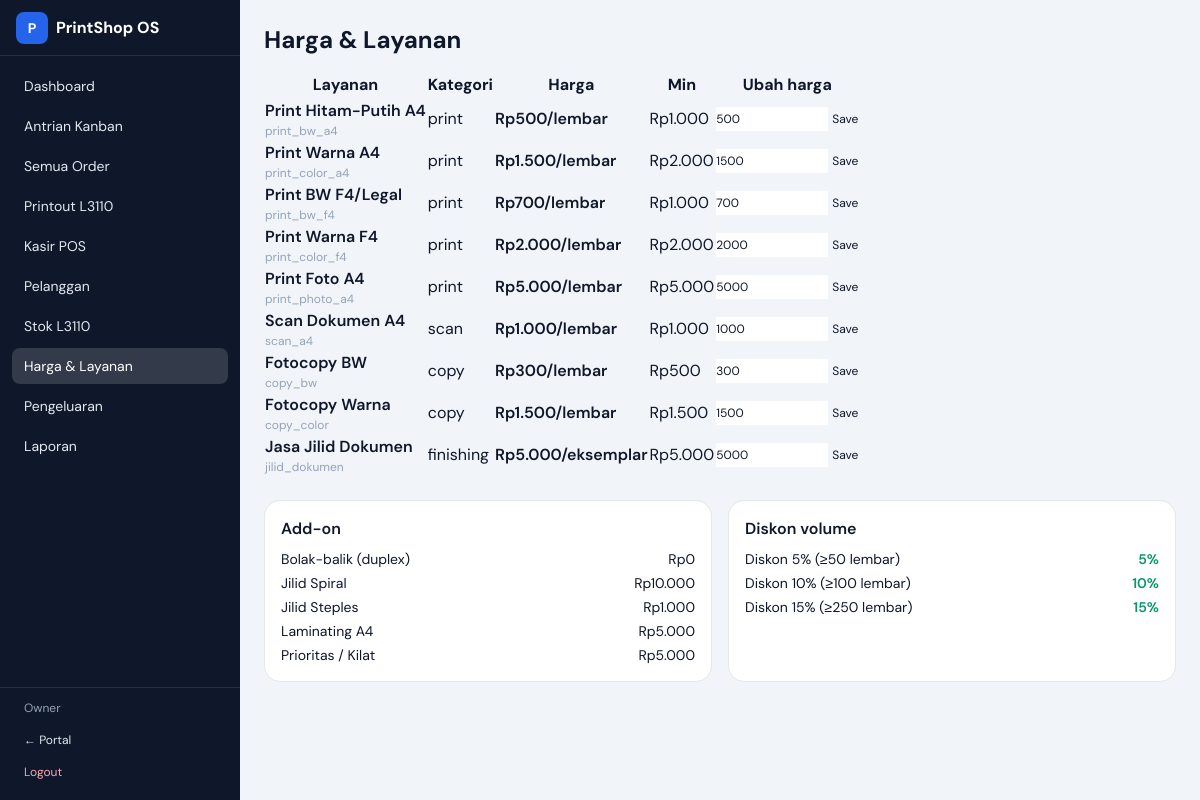
Page /admin/services (signed in) on the committed database.
### tables this page shows
CREATE TABLE users (
                    id INTEGER PRIMARY KEY AUTOINCREMENT,
                    username TEXT UNIQUE NOT NULL,
                    password_hash TEXT NOT NULL,
                    full_name TEXT,
                    role TEXT NOT NULL DEFAULT 'admin',
                    created_at TEXT NOT NULL
                );

CREATE TABLE services (
                    id INTEGER PRIMARY KEY AUTOINCREMENT,
                    key TEXT UNIQUE NOT NULL,
                    name TEXT NOT NULL,
                    category TEXT NOT NULL DEFAULT 'print',
                    unit TEXT NOT NULL DEFAULT 'lembar',
                    price INTEGER NOT NULL,
                    min_charge INTEGER NOT NULL DEFAULT 0,
                    cost_estimate INTEGER NOT NULL DEFAULT 0,
                    active INTEGER NOT NULL DEFAULT 1,
                    sort_order INTEGER NOT NULL DEFAULT 0,
                    description TEXT DEFAULT ''
                );

CREATE TABLE addons (
                    id INTEGER PRIMARY KEY AUTOINCREMENT,
                    key TEXT UNIQUE NOT NULL,
                    name TEXT NOT NULL,
                    price INTEGER NOT NULL,
                    active INTEGER NOT NULL DEFAULT 1
                );

CREATE TABLE discount_rules (
                    id INTEGER PRIMARY KEY AUTOINCREMENT,
                    name TEXT NOT NULL,
                    min_qty INTEGER NOT NULL,
                    percent INTEGER NOT NULL,
                    active INTEGER NOT NULL DEFAULT 1
                );

### app/routers/admin.py (the view)
@router.get("/services", response_class=HTMLResponse)
async def services_page(request: Request):
    user = current_user(request)
    if not user:
        return RedirectResponse("/admin/login", status_code=303)
    return templates.TemplateResponse(
        "admin/services.html",
        {
            "request": request,
            "user": user,
            "services": db.list_services(active_only=False),
            "addons": db.list_addons(active_only=False),
            "discounts": db.list_discounts(),
        },
    )

### app/templates/admin/services.html (shortened to what this page needs)
{% extends "base_admin.html" %}
{% block content %}
<h1 class="text-2xl font-bold mb-4">Harga & Layanan</h1>
<div class="table-wrap mb-6">
  <table class="data">
    <thead><tr><th>Layanan</th><th>Kategori</th><th>Harga</th><th>Min</th><th>Ubah harga</th></tr></thead>
    <tbody>
      {% for s in services %}
      <tr>
        <td>
          <div class="font-semibold">{{ s.name }}</div>
          <div class="text-xs text-slate-400">{{ s.key }}</div>
        </td>
        <td>{{ s.category }}</td>
        <td class="font-semibold">{{ rupiah(s.price) }}/{{ s.unit }}</td>
        <td>{{ rupiah(s.min_charge) }}</td>
        <td>
          <form method="post" action="/admin/services/price" class="flex gap-1">
            <input class="input w-28 py-1 text-xs" type="number" name="price" value="{{ s.price }}">
            <button class="btn btn-secondary text-xs py-1" type="submit">Save</button>
          </form>
        </td>
      </tr>
      {% endfor %}
    </tbody>
  </table>
</div>
<div class="grid md:grid-cols-2 gap-4">
  <div class="rounded-2xl bg-white border p-4">
    <div class="font-semibold mb-2">Add-on</div>
    <ul class="text-sm space-y-1">
      {% for a in addons %}
      <li class="flex justify-between"><span>{{ a.name }}</span><span>{{ rupiah(a.price) }}</span></li>
      {% endfor %}
    </ul>
  </div>
  <div class="rounded-2xl bg-white border p-4">
    <div class="font-semibold mb-2">Diskon volume</div>
    <ul class="text-sm space-y-1">
      {% for d in discounts %}
      <li class="flex justify-between"><span>{{ d.name }}</span><span class="text-emerald-600 font-semibold">{{ d.percent }}%</span></li>
      {% endfor %}
    </ul>
  </div>
</div>
{% endblock %}

### app/templates/base_admin.html (shortened to what this page needs)
<!DOCTYPE html>
<html lang="id">
<head>
  <script src="https://cdn.tailwindcss.com"></script>
  <link rel="stylesheet" href="/static/css/app.css">
</head>
<body class="bg-slate-100 text-slate-900 font-sans antialiased min-h-screen">
  <div class="min-h-screen flex">
    <aside class="hidden md:flex w-60 flex-col bg-brand-900 text-slate-200">
      <div class="h-14 px-4 flex items-center gap-2 border-b border-white/10 font-bold text-white">
        <span class="w-8 h-8 rounded-lg bg-brand-600 grid place-items-center text-sm">P</span>
        PrintShop OS
      </div>
      <nav class="flex-1 p-3 space-y-1 text-sm">
        {% set nav_items = [
          ('/admin', 'Dashboard'),
          ('/admin/kanban', 'Antrian Kanban'),
          ('/admin/orders', 'Semua Order'),
          ('/admin/print-jobs', 'Printout L3110'),
          ('/admin/pos', 'Kasir POS'),
          ('/admin/customers', 'Pelanggan'),
          ('/admin/inventory', 'Stok L3110'),
          ('/admin/services', 'Harga & Layanan'),
          ('/admin/expenses', 'Pengeluaran'),
          ('/admin/reports', 'Laporan'),
        ] %}
        {% for href, label in nav_items %}
        <a href="{{ href }}" class="block px-3 py-2 rounded-lg hover:bg-white/10 {% if request.url.path == href or (href != '/admin' and request.url.path.startswith(href)) %}bg-white/15 text-white{% endif %}">{{ label }}</a>
        {% endfor %}
      </nav>
      <div class="p-3 border-t border-white/10 text-xs">
        <div class="px-3 mb-2 text-slate-400">{{ user.full_name or user.username }}</div>
        <a href="/" class="block px-3 py-2 rounded-lg hover:bg-white/10">← Portal</a>
        <a href="/admin/logout" class="block px-3 py-2 rounded-lg hover:bg-white/10 text-rose-300">Logout</a>
      </div>
    </aside>
    <div class="flex-1 flex flex-col min-w-0">
      <main class="flex-1 p-4 md:p-6">
        {% block content %}{% endblock %}
      </main>
    </div>
  </div>
</body>
</html>

### app/static/css/app.css (style rules this page uses)
:root { color-scheme: light; }
body { font-feature-settings: "ss01" on; }
.btn { @apply inline-flex items-center justify-center gap-2 px-4 py-2 rounded-xl text-sm font-semibold transition; }
.btn-secondary { @apply bg-slate-100 text-slate-800 hover:bg-slate-200; }
.input { @apply w-full rounded-xl border border-slate-300 px-3 py-2 text-sm focus:outline-none focus:ring-2 focus:ring-blue-500 focus:border-blue-500 bg-white; }
.table-wrap { @apply overflow-x-auto rounded-2xl border border-slate-200 bg-white; }
table.data { @apply w-full text-sm; }
table.data th { @apply text-left px-3 py-2 bg-slate-50 text-slate-500 font-semibold border-b; }
table.data td { @apply px-3 py-2 border-b border-slate-100 align-top; }

### rows in the picture
users: full_name "Owner"
services: name "Print Hitam-Putih A4", key "print_bw_a4", category "print", price "Rp500", unit "lembar", min_charge "Rp1.000", price "500"
services: name "Print Warna A4", key "print_color_a4", category "print", price "Rp1.500", unit "lembar", min_charge "Rp2.000", price "1500"
services: name "Print BW F4/Legal", key "print_bw_f4", category "print", price "Rp700", unit "lembar", min_charge "Rp1.000", price "700"
services: name "Print Warna F4", key "print_color_f4", category "print", price "Rp2.000", unit "lembar", min_charge "Rp2.000", price "2000"
services: name "Print Foto A4", key "print_photo_a4", category "print", price "Rp5.000", unit "lembar", min_charge "Rp5.000", price "5000"
services: name "Scan Dokumen A4", key "scan_a4", category "scan", price "Rp1.000", unit "lembar", min_charge "Rp1.000", price "1000"
services: name "Fotocopy BW", key "copy_bw", category "copy", price "Rp300", unit "lembar", min_charge "Rp500", price "300"
services: name "Fotocopy Warna", key "copy_color", category "copy", price "Rp1.500", unit "lembar", min_charge "Rp1.500", price "1500"
services: name "Jasa Jilid Dokumen", key "jilid_dokumen", category "finishing", price "Rp5.000", unit "eksemplar", min_charge "Rp5.000", price "5000"
addons: name "Bolak-balik (duplex)", price "Rp0"
addons: name "Jilid Spiral", price "Rp10.000"
addons: name "Jilid Steples", price "Rp1.000"
addons: name "Laminating A4", price "Rp5.000"
addons: name "Prioritas / Kilat", price "Rp5.000"
discount_rules: name "Diskon 5% (≥50 lembar)", percent "5"
discount_rules: name "Diskon 10% (≥100 lembar)", percent "10"
discount_rules: name "Diskon 15% (≥250 lembar)", percent "15"

### other values in the picture
{{ label }} "Dashboard" "Antrian Kanban" "Semua Order" "Printout L3110" "Kasir POS" "Pelanggan" "Stok L3110" "Harga & Layanan" "Pengeluaran" "Laporan"
